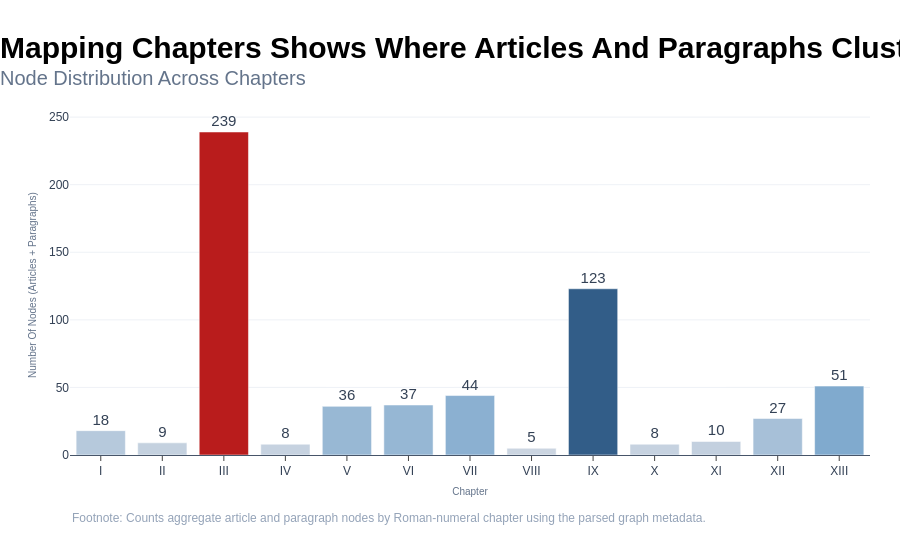

Notebook code cell kept with this figure:
### Code cell
# Chapter distribution (for articles and paragraphs)
chapter_nodes = nodes_df[nodes_df["type"].isin(["article", "paragraph"])].copy()
chapter_counts = chapter_nodes["chapter"].value_counts().sort_index()

# Roman numeral sort
roman_order = ["I", "II", "III", "IV", "V", "VI", "VII", "VIII", "IX", "X", "XI", "XII", "XIII"]
chapter_counts = chapter_counts.reindex(roman_order).dropna().astype(int)
chapter_df = chapter_counts.reset_index()
chapter_df.columns = ["chapter", "count"]

fig = px.bar(
    chapter_df,
    x="chapter",
    y="count",
    text="count",
    color="count",
    color_continuous_scale=PLOTLY_CONTINUOUS_SCALE,
)
fig.update_traces(textposition="outside", hovertemplate="Chapter %{x}<br>Nodes: %{y}<extra></extra>")
fig.update_layout(coloraxis_showscale=False)
fig.update_xaxes(title_text="Chapter", categoryorder="array", categoryarray=roman_order)
fig.update_yaxes(title_text="Number Of Nodes (Articles + Paragraphs)")
apply_plotly_style(
    fig,
    action_title="Mapping Chapters Shows Where Articles And Paragraphs Cluster",
    subtitle="Node Distribution Across Chapters",
    height=560,
    horizontal_gridlines=True,
    footnote="Footnote: Counts aggregate article and paragraph nodes by Roman-numeral chapter using the parsed graph metadata.",
)
fig.show()

### Figure 1 — Plotly figure (JSON) as saved in the notebook; plotly's stock layout.template omitted (floating-point values rounded to 4 significant figures)
{"data": [{"hovertemplate": "Chapter %{x}<br>Nodes: %{y}<extra></extra>", "legendgroup": "", "marker": {"color": [18, 9, 239, 8, 36, 37, 44, 5, 123, 8, 10, 27, 51], "coloraxis": "coloraxis", "pattern": {"shape": ""}}, "name": "", "orientation": "v", "showlegend": false, "text": [18.0, 9.0, 239.0, 8.0, 36.0, 37.0, 44.0, 5.0, 123.0, 8.0, 10.0, 27.0, 51.0], "textposition": "outside", "type": "bar", "x": ["I", "II", "III", "IV", "V", "VI", "VII", "VIII", "IX", "X", "XI", "XII", "XIII"], "xaxis": "x", "y": [18, 9, 239, 8, 36, 37, 44, 5, 123, 8, 10, 27, 51], "yaxis": "y"}], "layout": {"annotations": [{"align": "left", "font": {"color": "#94A3B8", "size": 12}, "showarrow": false, "text": "Footnote: Counts aggregate article and paragraph nodes by Roman-numeral chapter using the parsed graph metadata.", "x": 0, "xanchor": "left", "xref": "paper", "y": -0.16, "yanchor": "top", "yref": "paper"}], "barmode": "relative", "coloraxis": {"colorbar": {"title": {"text": "count"}}, "colorscale": [[0, "#CBD5E1"], [0.25, "#6B9EC9"], [0.5, "#2F5D8A"], [0.75, "#C2410C"], [1, "#B91C1C"]], "showscale": false}, "font": {"color": "#334155", "family": "Arial", "size": 15}, "height": 560, "hoverlabel": {"bgcolor": "#FFFFFF", "bordercolor": "#475569", "font": {"color": "#334155", "size": 12}}, "legend": {"tracegroupgap": 0}, "margin": {"b": 105, "l": 70, "r": 30, "t": 115}, "paper_bgcolor": "#FFFFFF", "plot_bgcolor": "#FFFFFF", "showlegend": false, "title": {"pad": {"t": 20}, "text": "<span style='font-size:30px;font-weight:bold;color:#000000;'>Mapping Chapters Shows Where Articles And Paragraphs Cluster</span><br><span style='font-size:20px;font-weight: normal;color:#64748B;'>Node Distribution Across Chapters</span>", "x": 0, "xanchor": "left"}, "xaxis": {"anchor": "y", "categoryarray": ["I", "II", "III", "IV", "V", "VI", "VII", "VIII", "IX", "X", "XI", "XII", "XIII"], "categoryorder": "array", "domain": [0, 1], "linecolor": "#475569", "linewidth": 1, "showgrid": false, "showline": true, "tickfont": {"color": "#334155", "size": 12}, "ticks": "outside", "title": {"font": {"color": "#64748B", "size": 10}, "standoff": 10, "text": "Chapter"}, "zeroline": false}, "yaxis": {"anchor": "x", "automargin": true, "domain": [0, 1], "gridcolor": "#E2E8F0", "gridwidth": 0.6, "showgrid": true, "showline": false, "tickfont": {"color": "#334155", "size": 12}, "ticks": "", "title": {"font": {"color": "#64748B", "size": 10}, "standoff": 10, "text": "Number Of Nodes (Articles + Paragraphs)"}, "zeroline": false}}}
